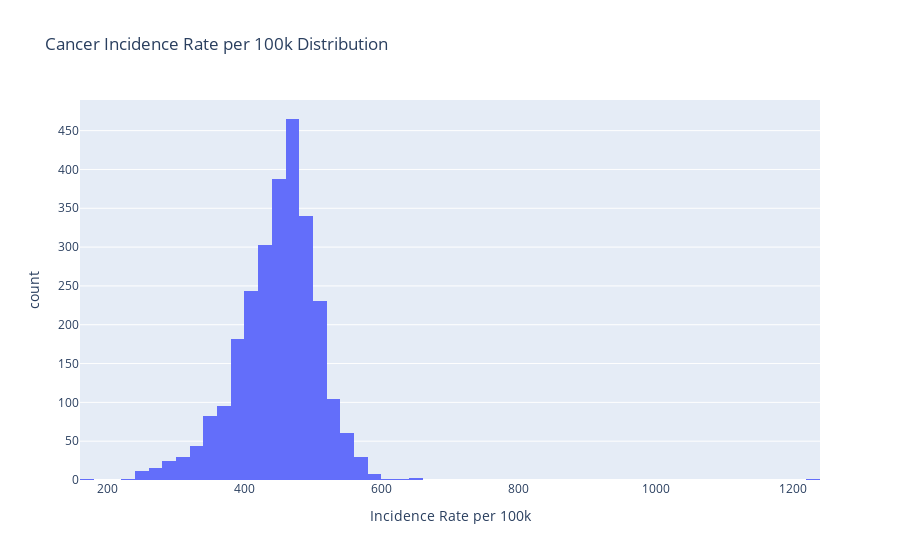

Notebook cell for this chart:
### Code cell
fig = px.histogram(
    cancer_df, 
    x='Incidence Rate per 100k', 
    nbins=100, 
    title='Cancer Incidence Rate per 100k Distribution'
)
fig.show()

### Figure 1 — Plotly figure (JSON) as saved in the notebook; plotly's stock layout.template omitted (floating-point values rounded to 4 significant figures; data arrays with more than 128 entries replaced by an {"elided": "..."} marker saying what was removed)
{"data": [{"alignmentgroup": "True", "bingroup": "x", "hovertemplate": "Incidence Rate per 100k=%{x}<br>count=%{y}<extra></extra>", "legendgroup": "", "marker": {"color": "#636efa", "pattern": {"shape": ""}}, "name": "", "nbinsx": 100, "offsetgroup": "", "orientation": "v", "showlegend": false, "type": "histogram", "x": {"elided": "2662 float values"}, "xaxis": "x", "yaxis": "y"}], "layout": {"barmode": "relative", "legend": {"tracegroupgap": 0}, "title": {"text": "Cancer Incidence Rate per 100k Distribution"}, "xaxis": {"anchor": "y", "domain": [0, 1], "title": {"text": "Incidence Rate per 100k"}}, "yaxis": {"anchor": "x", "domain": [0, 1], "title": {"text": "count"}}}}
